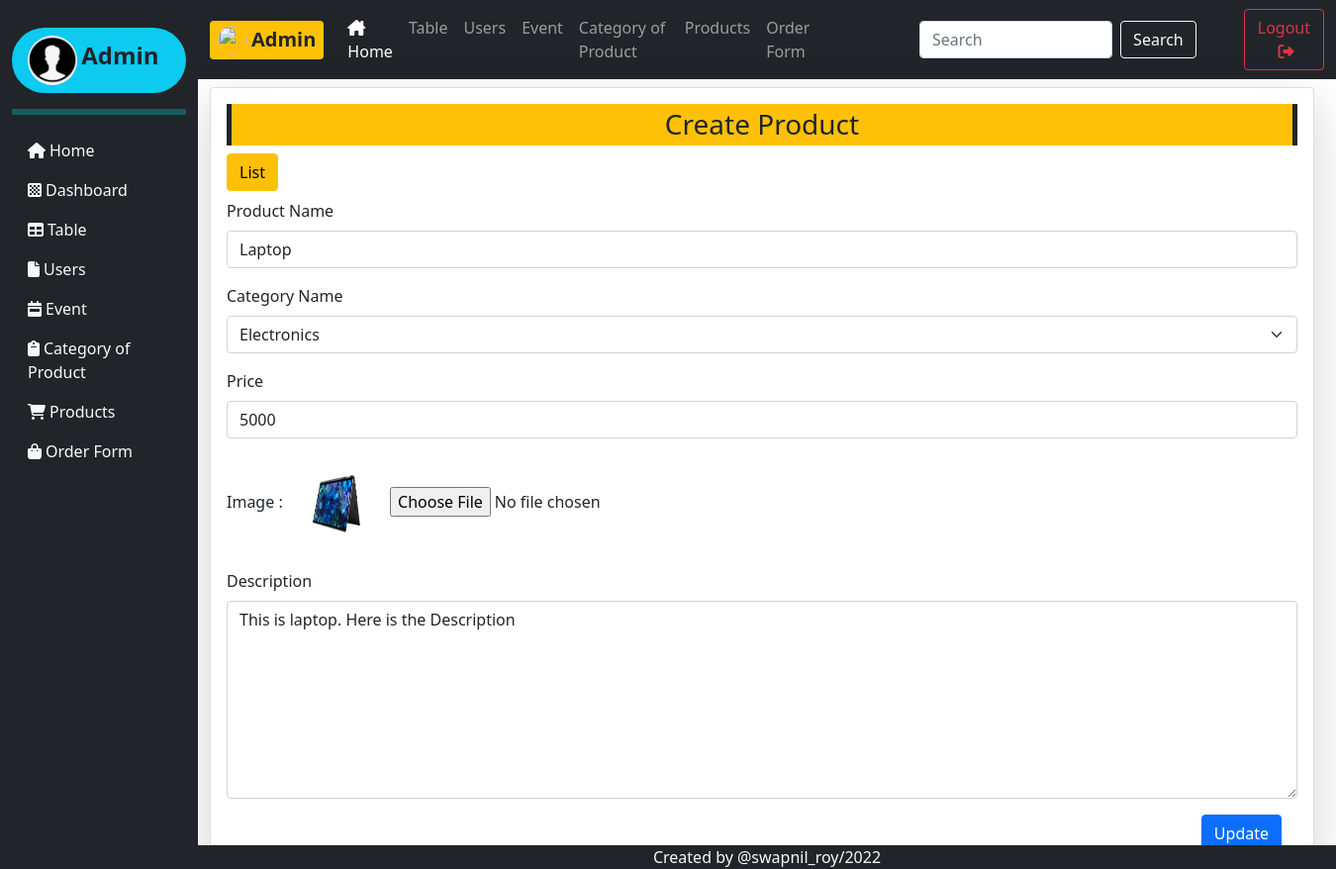
/admin/product/update.php?id=33, run on the app's committed database.
### tables this page shows
CREATE TABLE `product` (
  `p_id` int NOT NULL,
  `name` varchar(150) NOT NULL,
  `category_id` varchar(200) NOT NULL,
  `price` int NOT NULL,
  `image` varchar(250) NOT NULL,
  `description` varchar(1000) NOT NULL,
  `created_at` timestamp NOT NULL DEFAULT CURRENT_TIMESTAMP,
  `updated_at` timestamp NOT NULL DEFAULT CURRENT_TIMESTAMP
);

CREATE TABLE `category` (
  `id` int NOT NULL,
  `category_name` varchar(150) NOT NULL,
  `c_description` varchar(500) NOT NULL,
  `created_at` timestamp NOT NULL DEFAULT CURRENT_TIMESTAMP,
  `updated_at` timestamp NOT NULL DEFAULT CURRENT_TIMESTAMP
);

### src/Product.php (called while the page is built, shortened)
<?php
class Product{
    public function edit($id){
        $id = $_GET['id'];
        $connection = new Connection;
        $connection->connect();
        $sql = $connection->prepareSql("SELECT * FROM product LEFT JOIN category ON product.category_id = category.id WHERE p_id = $id");
        $sql->execute();
        $result = $sql->fetch();
        return $result;
    }
}
?>

### src/Connection.php (called while the page is built, shortened)
<?php
class Connection{
    public $conn;
    public function connect(){
        $servername = "localhost";
        $username = "root";
        $password = "";
        $dbname = "ecommerce";
        try {
            $this->conn = new PDO("mysql:host=$servername;dbname=$dbname", $username, $password);
           } catch(PDOException $e) {
            echo "Connection failed: " . $e->getMessage();
        }
    }
    public function prepareSql($sql){
        return $this->conn->prepare($sql);
    }
}
?>

### src/Category.php (called while the page is built, shortened)
<?php
class Category{
    public function index(){
        $connection = new Connection;
        $connection->connect();
        $sql = $connection->prepareSql("SELECT * FROM category");
        $sql->execute();
        $result = $sql->fetchAll();
        return $result;
    }
}
?>

### admin/product/update.php (the view, shortened to what this page needs)
<?php
$cat = new File\Category;
$category = $cat->index();
$db = new File\Product;
$id = $_GET['id'];
$result = $db->edit($id);
?>
<?php include_once('../partials/inc/header.php'); ?>
<?php include_once('../partials/inc/sidebar.php'); ?>
<?php include_once('../partials/inc/navbar.php'); ?>
<div class="container"  id="main">
 <div class="card p-3 mt-2 shadow-lg">
  <h3 class="text-center border border-5 border-dark border-top-0 border-bottom-0 bg-warning text-dark p-1">Create Product</h3>
  <div class="col-2">
    <a href="./index.php" class="btn btn-warning">List</a>
    </div>
  <form class="mt-2" action="" method="POST">
   <div class="mb-3">
     <label for="productName" class="form-label">Product Name</label>
     <input type="text" name="name" value="<?php echo $result['name']?>" class="form-control" id="productName" aria-describedby="Productname">
   </div>
    <div class="mb-3">
      <label for="exampleInputPrice" class="form-label">Category Name</label>
      <select name="category_id" id="category" class="form-select">
            <?php
            foreach($category as $category) {
              ?>
          <option <?php if ($result['category_id'] == $category['id'] ) {?>
            selected = "selected"
         <?php } ?>
          value="<?php echo $category['id']; ?>"><?php echo $category['category_name'] ?></option>
      <?php } ?>
      </select>
    </div>
  <div class="mb-3">
    <label for="exampleInputPrice" class="form-label">Price</label>
    <input type="number" name="price" value="<?php echo $result['price']?>" class="form-control" id="exampleInputPrice" aria-describedby="price">
  </div>
  <div class="mb-3">
        <label for="file">Image :</label>
        <img src="<?php echo '../../public/assets/uploads/'. $result['image'] ?>" width="100" height="100" alt='image'>
        <input type="file" name="image" id="file">
  </div>
   <div class="mb-3">
     <label for="exampleInputDescription" class="form-label">Description</label>
     <textarea class="form-control" name="description" placeholder="Leave a comment here" id="floatingTextarea2" style="height: 200px"><?php echo $result['description']?></textarea>
   </div>
   <div class="text-end me-3">
     <button type="submit" class="btn btn-primary">Update</button>
   </div>
   </form>
</div>
</div>
<?php include_once('../partials/inc/footer.php'); ?>

### admin/partials/inc/header.php (style rules this page uses)
#main { margin-left: 200px; }

### data on the page
product: name "Laptop", category_id "Electronics", price "5000", image (picture), description "This is laptop. Here is the Description"
